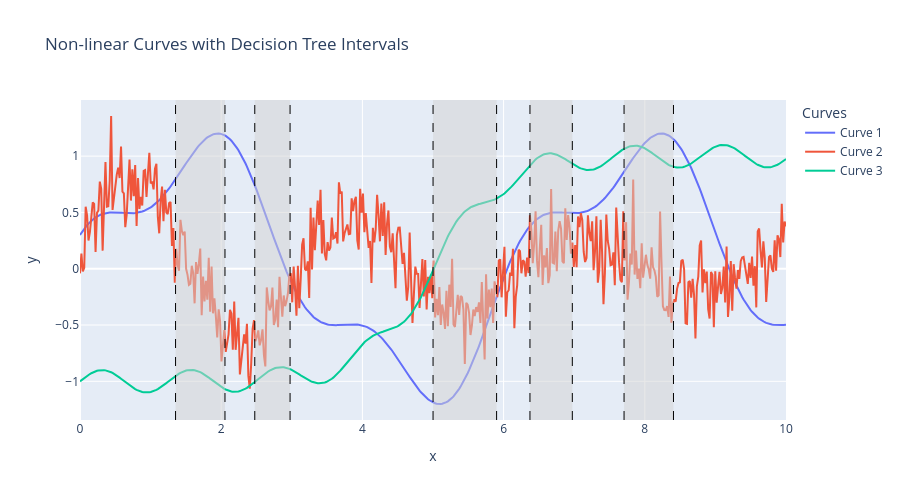

Notebook code for this chart:
### Code cell
import numpy as np
import pandas as pd
import plotly.graph_objects as go

# Generate x values
np.random.seed(12345)
x = np.linspace(0, 10, 500)

# Generate three highly non-linear curves
y1 = np.sin(x) + 0.3 * np.cos(3 * x)
y2 = np.exp(-0.2 * x) * np.sin(2 * x) + 0.2 * np.random.randn(len(x))
y3 = np.tanh(x - 5) + 0.1 * np.sin(5 * x)


# Randomly choose 4 non-overlapping intervals on the x axis
interval_edges = []
used_indices = set()

while len(interval_edges) < 5:
    interval_width = np.random.randint(5, 10) / 10  # width of each interval

    # pick a random center index, avoiding edges
    center_idx = np.random.randint(50, len(x) - 50)
    left = max(x[0], x[center_idx] - interval_width / 2)
    right = min(x[-1], x[center_idx] + interval_width / 2)

    # check for overlap with existing intervals
    overlap = False

    for le, ri in interval_edges:
        if not (right <= le or left >= ri):
            overlap = True
            break

    if not overlap:
        interval_edges.append((left, right))

interval_edges = sorted(interval_edges)

fig = go.Figure()

fig.add_trace(go.Scatter(x=x, y=y1, mode="lines", name="Curve 1"))
fig.add_trace(go.Scatter(x=x, y=y2, mode="lines", name="Curve 2"))
fig.add_trace(go.Scatter(x=x, y=y3, mode="lines", name="Curve 3"))

for left, right in interval_edges:
    fig.add_vrect(x0=left, x1=right, fillcolor="lightgrey", opacity=0.5, line_width=0)
    fig.add_vline(x=left, line={"color": "black", "dash": "dash", "width": 1})
    fig.add_vline(x=right, line={"color": "black", "dash": "dash", "width": 1})

fig.update_layout(
    title="Non-linear Curves with Decision Tree Intervals",
    xaxis_title="x",
    yaxis_title="y",
    legend_title="Curves",
    width=900,
    height=500,
)

fig.show()


# Compute statistics for each interval and curve
stats = []

for i in range(len(interval_edges)):
    left, right = interval_edges[i]
    mask = (x >= left) & (x < right)
    for curve_idx, y in enumerate([y1, y2, y3], start=1):
        y_interval = y[mask]
        x_interval = x[mask]

        # Slope: linear fit
        if len(x_interval) > 1:
            slope = np.polyfit(x_interval, y_interval, 1)[0]
        else:
            slope = np.nan

        stats.append(
            {
                "Interval": f"{left:.2f} - {right:.2f}",
                "Curve": f"Curve {curve_idx}",
                "Mean": f"{np.mean(y_interval):.2f}",
                "Std": f"{np.std(y_interval):.2f}",
                "Slope": f"{slope:.2f}",
            }
        )

df_stats = pd.DataFrame(stats)
print(df_stats)

### Figure 1 — Plotly figure (JSON) as saved in the notebook; plotly's stock layout.template omitted (floating-point values rounded to 4 significant figures; data arrays with more than 128 entries replaced by an {"elided": "..."} marker saying what was removed)
{"data": [{"mode": "lines", "name": "Curve 1", "type": "scatter", "x": {"elided": "500 float values"}, "y": {"elided": "500 float values"}}, {"mode": "lines", "name": "Curve 2", "type": "scatter", "x": {"elided": "500 float values"}, "y": {"elided": "500 float values"}}, {"mode": "lines", "name": "Curve 3", "type": "scatter", "x": {"elided": "500 float values"}, "y": {"elided": "500 float values"}}], "layout": {"height": 500, "legend": {"title": {"text": "Curves"}}, "shapes": [{"fillcolor": "lightgrey", "line": {"width": 0}, "opacity": 0.5, "type": "rect", "x0": 1.353, "x1": 2.053, "xref": "x", "y0": 0, "y1": 1, "yref": "y domain"}, {"line": {"color": "black", "dash": "dash", "width": 1}, "type": "line", "x0": 1.353, "x1": 1.353, "xref": "x", "y0": 0, "y1": 1, "yref": "y domain"}, {"line": {"color": "black", "dash": "dash", "width": 1}, "type": "line", "x0": 2.053, "x1": 2.053, "xref": "x", "y0": 0, "y1": 1, "yref": "y domain"}, {"fillcolor": "lightgrey", "line": {"width": 0}, "opacity": 0.5, "type": "rect", "x0": 2.475, "x1": 2.975, "xref": "x", "y0": 0, "y1": 1, "yref": "y domain"}, {"line": {"color": "black", "dash": "dash", "width": 1}, "type": "line", "x0": 2.475, "x1": 2.475, "xref": "x", "y0": 0, "y1": 1, "yref": "y domain"}, {"line": {"color": "black", "dash": "dash", "width": 1}, "type": "line", "x0": 2.975, "x1": 2.975, "xref": "x", "y0": 0, "y1": 1, "yref": "y domain"}, {"fillcolor": "lightgrey", "line": {"width": 0}, "opacity": 0.5, "type": "rect", "x0": 5.001, "x1": 5.901, "xref": "x", "y0": 0, "y1": 1, "yref": "y domain"}, {"line": {"color": "black", "dash": "dash", "width": 1}, "type": "line", "x0": 5.001, "x1": 5.001, "xref": "x", "y0": 0, "y1": 1, "yref": "y domain"}, {"line": {"color": "black", "dash": "dash", "width": 1}, "type": "line", "x0": 5.901, "x1": 5.901, "xref": "x", "y0": 0, "y1": 1, "yref": "y domain"}, {"fillcolor": "lightgrey", "line": {"width": 0}, "opacity": 0.5, "type": "rect", "x0": 6.373, "x1": 6.973, "xref": "x", "y0": 0, "y1": 1, "yref": "y domain"}, {"line": {"color": "black", "dash": "dash", "width": 1}, "type": "line", "x0": 6.373, "x1": 6.373, "xref": "x", "y0": 0, "y1": 1, "yref": "y domain"}, {"line": {"color": "black", "dash": "dash", "width": 1}, "type": "line", "x0": 6.973, "x1": 6.973, "xref": "x", "y0": 0, "y1": 1, "yref": "y domain"}, {"fillcolor": "lightgrey", "line": {"width": 0}, "opacity": 0.5, "type": "rect", "x0": 7.706, "x1": 8.406, "xref": "x", "y0": 0, "y1": 1, "yref": "y domain"}, {"line": {"color": "black", "dash": "dash", "width": 1}, "type": "line", "x0": 7.706, "x1": 7.706, "xref": "x", "y0": 0, "y1": 1, "yref": "y domain"}, {"line": {"color": "black", "dash": "dash", "width": 1}, "type": "line", "x0": 8.406, "x1": 8.406, "xref": "x", "y0": 0, "y1": 1, "yref": "y domain"}], "title": {"text": "Non-linear Curves with Decision Tree Intervals"}, "width": 900, "xaxis": {"title": {"text": "x"}}, "yaxis": {"title": {"text": "y"}}}}
